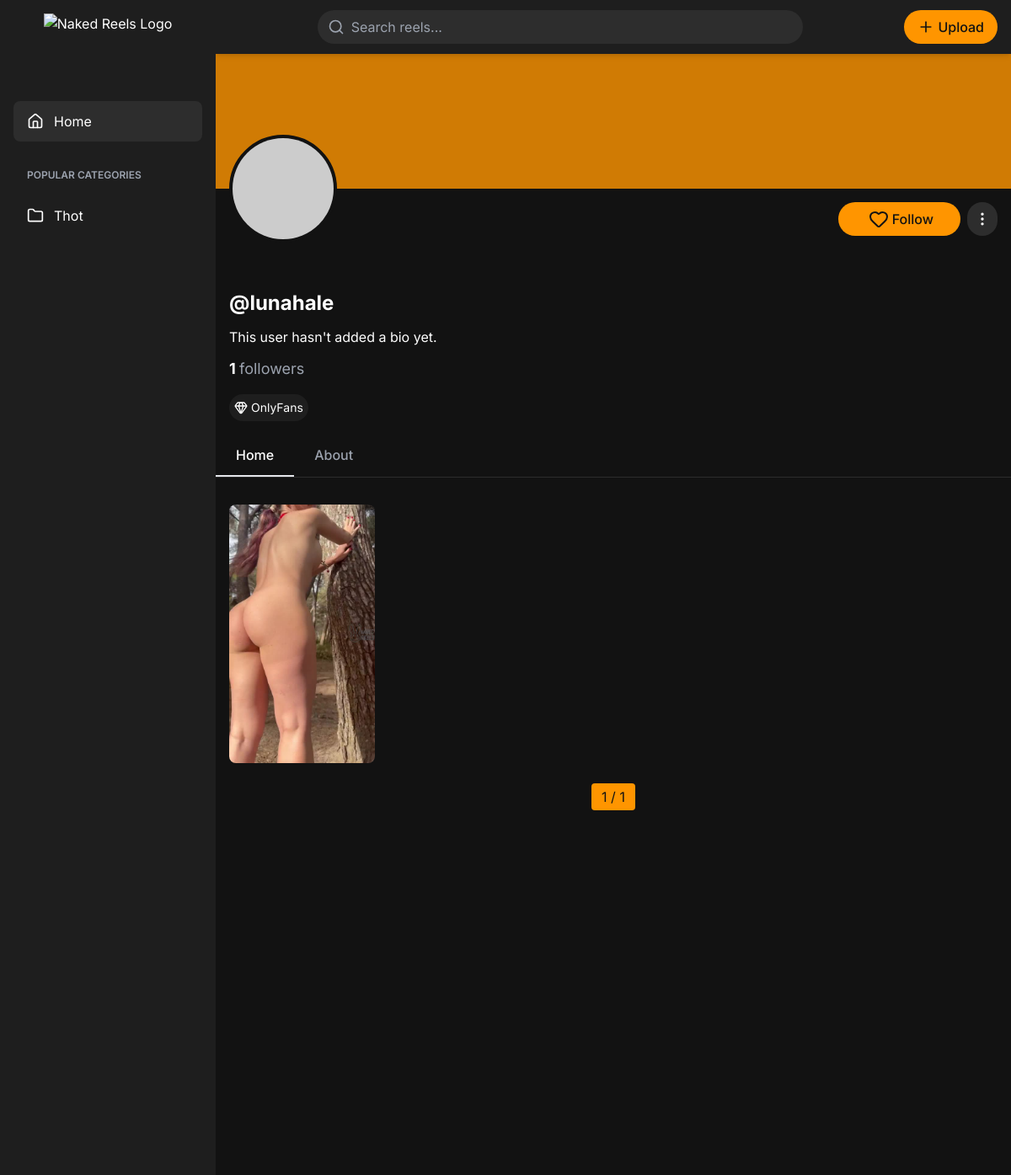
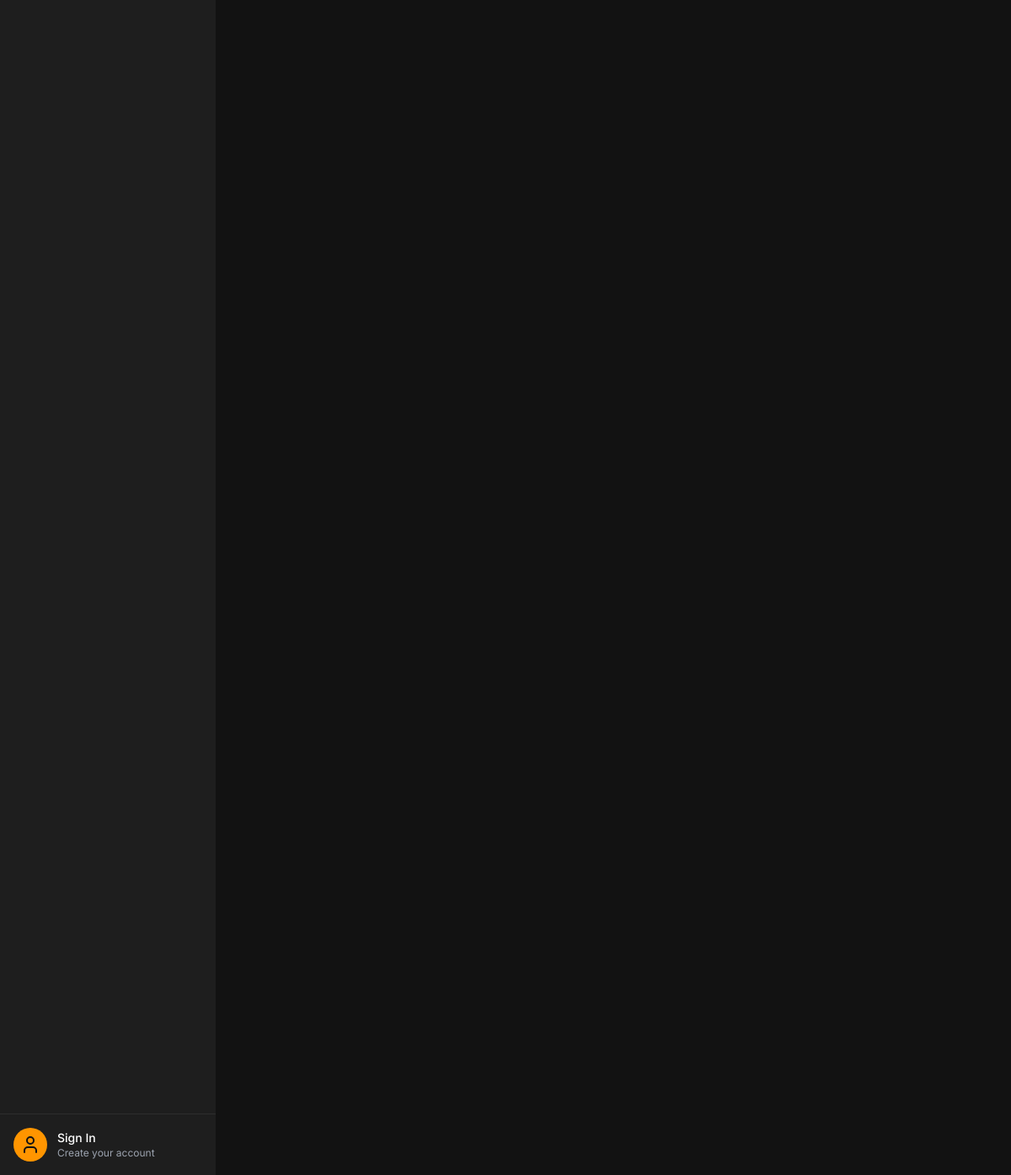
/onlyfans-model/lunahale/, run on the app's committed database (2 pictures, top to bottom).
### base/models.py (models this page shows, shortened)
class BaseModel(models.Model):
    id = models.UUIDField(primary_key=True, default=uuid.uuid4, editable=False)
    created_at = models.DateTimeField(auto_now_add=True)
    updated_at = models.DateTimeField(auto_now=True)
    class Meta:
        abstract = True

class Category(BaseModel):
    name = models.CharField(max_length=100, unique=True)
    slug = models.SlugField(unique=True, blank=True)

class Profile(BaseModel):
    user = models.OneToOneField(User, on_delete=models.CASCADE)
    bio = models.TextField(blank=True)
    avatar = models.FileField(upload_to='avatars/', blank=True)
    follow_count = models.PositiveIntegerField(default=0)

class Video(BaseModel):
    profile = models.ForeignKey(Profile, on_delete=models.CASCADE, related_name='videos')
    title = models.CharField(max_length=255)
    slug = models.SlugField(unique=True, blank=True)
    description = models.TextField(blank=True)
    video_file = models.FileField(upload_to='videos/')
    thumbnail = models.FileField(upload_to='thumbnails/', blank=True, null=True)
    category = models.ForeignKey(Category, on_delete=models.SET_NULL, null=True, blank=True)
    tags = models.ManyToManyField(Tag, blank=True, null=True)
    views = models.PositiveIntegerField(default=0)
    likes = models.PositiveIntegerField(default=0)

### base/views.py (the view)
# urls.py: path('onlyfans-model/<str:username>/', user_profile, name='user_profile'),
def user_profile(request, username):
    profile = get_object_or_404(Profile, user__username=username)
    videos_list = profile.videos.all().order_by('-created_at')  # Assuming BaseModel has created_at
    paginator = Paginator(videos_list, 6)  # Show 6 videos per page
    page_number = request.GET.get('page')
    page_obj = paginator.get_page(page_number)
    return render(request, 'profile.html', {
        'profile': profile,
        'page_obj': page_obj,
    })

### base/context_processors.py (called while the page is built)
def trending_searches(request):
    return {
        'trending_searches': get_trending_searches_cached()
    }

def categories_processor(request):
    categories = Category.objects.all()
    return {'categories': categories}

### base/utils.py (called while the page is built)
def get_trending_searches_cached(hours=24, limit=6, cache_key='trending_searches', timeout=300):
    trending = cache.get(cache_key)
    if trending is not None:
        return trending
    time_threshold = timezone.now() - timedelta(hours=hours)
    trending = (
        SearchQuery.objects.filter(searched_at__gte=time_threshold)
        .values('query')
        .annotate(search_count=Count('id'))
        .order_by('-search_count')[:limit]
    )
    cache.set(cache_key, list(trending), timeout)
    return trending

### templates/profile.html (shortened to what this page needs)
{% extends 'base.html' %}
{% block body %}
<main class="min-h-screen">
  <div class="relative">
    <div class="w-full h-28 sm:h-40 bg-primary/80 overflow-hidden">
    </div>
    <div class="bg-dark px-4 pb-4 relative">
      <div class="absolute -top-12 sm:-top-16 left-4 w-24 h-24 sm:w-32 sm:h-32 rounded-full border-4 border-dark bg-dark-lighter overflow-hidden">
       {% if profile.avatar %}
        <img src="{{ profile.avatar.url }}" alt="Profile picture" class="w-full h-full object-cover">
        {% else %}
        <img src="https://api.dicebear.com/9.x/thumbs/svg?seed={{profile.user.username}}" alt="Profile picture" class="w-full h-full object-cover">
        {% endif %}
      </div>
      <div class="flex justify-end pt-2 sm:pt-4 mb-8 sm:mb-12">
        <button onclick="followUser('{{profile.id}}')" class="folw px-4 sm:px-8 py-1.5 sm:py-2 bg-primary text-dark font-medium rounded-full hover:bg-secondary transition-colors flex items-center text-sm sm:text-base">
          <i data-lucide="heart" class="mx-1"></i>
          <span >Follow</span>
        </button>
        <button class="ml-2 p-1.5 sm:p-2 bg-dark-light rounded-full hover:bg-dark-lighter">
          <i data-lucide="more-vertical" class="w-4 h-4 sm:w-5 sm:h-5"></i>
        </button>
      </div>
      <div class="pt-4">
        <h1 class="text-xl sm:text-2xl font-bold">@{{ profile.user.username }}</h1>
        <p class="my-2 sm:my-3 text-sm sm:text-base">{{ profile.bio|default:"This user hasn't added a bio yet." }}</p>
        <p class="font-bold text-base sm:text-lg">{{ profile.follow_count }} <span class="font-normal text-gray-400">followers</span></p>
        <div class="flex gap-2 sm:gap-3 mt-3 sm:mt-4">
          {% if profile %}
          <a href="{{ profile.instagram }}" class="bg-dark-lighter rounded-full hover:bg-primary hover:text-dark flex items-center justify-center gap-1 p-1.5 text-sm transition-colors">
            <i data-lucide="gem" class="w-4 h-4"></i> <span>OnlyFans</span>
          </a>
          {% endif %}
        </div>
      </div>
    </div>
  </div>
  <div class="border-b border-dark-light">
    <div class="flex overflow-x-auto scrollbar-hide">
      <button class="tab-active px-4 sm:px-6 py-2 sm:py-3 font-medium border-b-2 flex items-center whitespace-nowrap">
        <span>Home</span>
      </button>
      <button class="px-4 sm:px-6 py-2 sm:py-3 font-medium text-gray-400 border-b-2 border-transparent hover:text-white flex items-center whitespace-nowrap">
        <span>About</span>
      </button>
    </div>
  </div>
  <div class="p-3 sm:p-4">
    {% if page_obj %}
    <div class="grid grid-cols-2 sm:grid-cols-3 md:grid-cols-4 lg:grid-cols-5 xl:grid-cols-6 gap-2 sm:gap-3 mt-2 sm:mt-4">
      {% for video in page_obj %}
      <a href="{% url 'video_detail' video.slug %}" class="reel-grid-item block relative aspect-[9/16] bg-dark-light rounded-lg overflow-hidden group">
        <img src="{{ video.thumbnail.url }}" alt="{{ video.title }}" class="w-full h-full object-cover">
      </a>
      {% endfor %}
    </div>
    <div class="mt-4 sm:mt-6 flex justify-center space-x-2">
      <span class="px-2 sm:px-3 py-1 text-sm sm:text-base bg-primary text-dark rounded">{{ page_obj.number }} / {{ page_obj.paginator.num_pages }}</span>
    </div>
    {% endif %}
  </div>
</main>
{% endblock %}

### templates/base.html (shortened to what this page needs)
<!DOCTYPE html>
<html lang="en">
<head>
  <script src="https://cdn.tailwindcss.com"></script>
</head>
<body class="bg-dark text-white dark">
  <div class="flex min-h-screen">
    <aside id="sidebar" class="fixed inset-y-0 left-0 z-40 w-64 bg-dark-lighter transform -translate-x-full md:translate-x-0 sidebar-transition">
      <div class="flex flex-col h-full">
        <div class="p-4 flex justify-center relative">
          <a href="/">
          <img src="https://hebbkx1anhila5yf.public.blob.vercel-storage.com/ChatGPT_Image_Apr_24__2025__01_00_00_PM-removebg-preview-3J8ZeDUeNbGXgdNW6qzs110Y3T5TRG.png" alt="Naked Reels Logo" class="h-16">
          </a>
        </div>
        <nav class="flex-1 px-4 py-6 space-y-2 overflow-y-auto">
          <a href="/" class="flex items-center px-4 py-3 text-white bg-dark-light rounded-lg hover:bg-primary hover:text-dark transition-colors">
            <i data-lucide="home" class="w-5 h-5 mr-3"></i>
            <span>Home</span>
          </a>
          <div class="pt-6 pb-2">
            <div class="px-4 text-xs font-semibold text-gray-400 uppercase">Popular Categories</div>
          </div>
          {% for category in categories %}
          <a href="/category/{{category.slug}}" class="flex items-center px-4 py-3 text-white rounded-lg hover:bg-primary hover:text-dark transition-colors">
            <i data-lucide="folder" class="w-5 h-5 mr-3"></i>
            <span>{{ category.name }}</span>
          </a>
            {% endfor %}
        </nav>
        <div class="p-4 border-t border-dark-light">
          <a href="#" class="flex items-center">
            <div class="w-10 h-10 rounded-full bg-primary flex items-center justify-center">
              <i data-lucide="user" class="w-6 h-6 text-dark"></i>
            </div>
            <div class="ml-3">
              <p class="text-sm font-medium">Sign In</p>
              <p class="text-xs text-gray-400">Create your account</p>
            </div>
          </a>
        </div>
      </div>
    </aside>
    <main class="flex-1 ml-0 md:ml-64 transition-all duration-300">
          <header class="sticky top-0 z-30 bg-dark-lighter shadow-md">
        <div class="container mx-auto px-4 py-3 flex items-center justify-between">
          <div class="hidden md:flex items-center flex-1 max-w-xl mx-auto">
            <div class="relative w-full">
              <input id="searchInputPC" type="text" placeholder="Search reels..." class="w-full py-2 pl-10 pr-4 bg-dark-light rounded-full focus:outline-none focus:ring-2 focus:ring-primary">
              <i data-lucide="search" class="absolute left-3 top-2.5 w-5 h-5 text-gray-400"></i>
            </div>
          </div>
          <div class=" flex items-center space-x-4">
            <button class="hidden md:flex items-center px-4 py-2 bg-primary text-dark rounded-full hover:bg-secondary transition-colors">
              <i data-lucide="plus" class="w-5 h-5 mr-1"></i>
              <span class="font-medium">Upload</span>
            </button>
          </div>
        </div>
      </header>
      {% block body %}
      {% endblock %}
    </main>
  </div>
</body>
</html>

### data on the page
Category: name "Thot"
Profile: user.username "lunahale", bio "This user hasn't added a bio yet.", follow_count "1"
Video: thumbnail (picture)

### other printed values
{{ page_obj.number }} "1"
{{ page_obj.paginator.num_pages }} "1"
